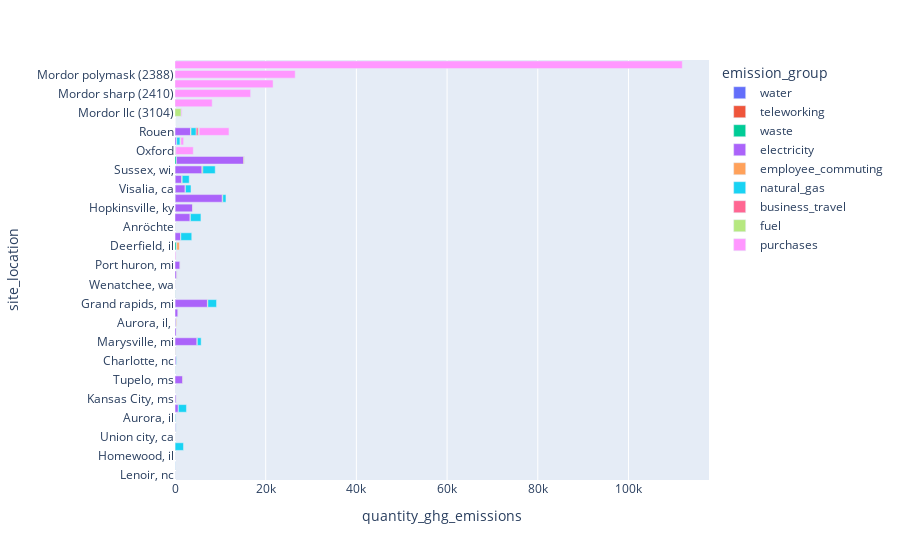

Notebook source saved alongside this figure:
### Code cell
by_geography = (df.groupby(['site_location', 'emission_group'])['quantity_ghg_emissions'].sum() / 1000).to_frame().reset_index().sort_values(by='quantity_ghg_emissions')

fig = px.bar(by_geography,
             y='site_location', 
             x='quantity_ghg_emissions', 
             color='emission_group',
             orientation='h'
             #text=by_geography['quantity_ghg_emissions'], 
                       #text_template="%{text:,.0f}"
                      )
#fig.update_data(texttemplate = f"{text}")
fig.show()

### Figure 1 — Plotly figure (JSON) as saved in the notebook; plotly's stock layout.template omitted (floating-point values rounded to 4 significant figures)
{"data": [{"alignmentgroup": "True", "hovertemplate": "emission_group=water<br>quantity_ghg_emissions=%{x}<br>site_location=%{y}<extra></extra>", "legendgroup": "water", "marker": {"color": "#636efa"}, "name": "water", "offsetgroup": "water", "orientation": "h", "showlegend": true, "textposition": "auto", "type": "bar", "x": [0.0001734, 0.0001734, 0.0006937, 0.001214, 0.002149, 0.002255, 0.002601, 0.002948, 0.002948, 0.003224, 0.005203, 0.006448, 0.007631, 0.007804, 0.009192, 0.01182, 0.01405, 0.01955, 0.02133, 0.02902, 0.03421, 0.05696, 0.07331, 0.07846, 0.08359, 0.1002, 0.1191, 0.132, 0.1539, 0.1833, 0.1833, 0.1979, 0.3128, 0.4819, 1.196, 2.531, 5.921], "xaxis": "x", "y": ["Lenoir, nc", "Atlanta, ga", "Homewood, il", "Malibu, ca", "Union city, ca", "Elkhorn, wi", "Aurora, il", "Kennewick", "Kansas City, ms", "Sutton, ma", "Tupelo, ms", "Summer, wa", "Charlotte, nc", "Dallas, tx", "Marysville, mi", "Orlando, fl", "Aurora, il, ", "Corsicana, tx", "Grand rapids, mi", "Richmond, va", "Wenatchee, wa", "Pomona, ca", "Port huron, mi", "Troyes", "Deerfield, il", "Conover, nc", "Anröchte", "Calgary", "Hopkinsville, ky", "Wurtland, ky", "Visalia, ca", "Queensbury, ny", "Sussex, wi,", "Plymouth, in,", "Oxford", "Basel", "Rouen"], "yaxis": "y"}, {"alignmentgroup": "True", "hovertemplate": "emission_group=teleworking<br>quantity_ghg_emissions=%{x}<br>site_location=%{y}<extra></extra>", "legendgroup": "teleworking", "marker": {"color": "#EF553B"}, "name": "teleworking", "offsetgroup": "teleworking", "orientation": "h", "showlegend": true, "textposition": "auto", "type": "bar", "x": [0.0111, 0.01258, 0.01584, 0.03613, 0.03925, 0.04157, 0.05777, 0.05979, 0.08417, 0.09134, 0.09159, 0.1133, 0.1232, 0.1559, 0.1767, 0.1819, 0.1929, 0.3306, 0.3396, 0.4199, 0.4778, 0.4886, 0.5156, 0.5434, 0.5942, 0.6313, 0.6402, 0.6791, 0.7921, 0.8418, 1.054, 1.254, 1.506, 1.791, 3.236, 4.789, 5.009], "xaxis": "x", "y": ["Atlanta, ga", "Lenoir, nc", "Union city, ca", "Sutton, ma", "Summer, wa", "Homewood, il", "Troyes", "Port huron, mi", "Anröchte", "Corsicana, tx", "Wenatchee, wa", "Malibu, ca", "Orlando, fl", "Aurora, il", "Kennewick", "Elkhorn, wi", "Kansas City, ms", "Tupelo, ms", "Richmond, va", "Pomona, ca", "Charlotte, nc", "Dallas, tx", "Conover, nc", "Oxford", "Visalia, ca", "Basel", "Queensbury, ny", "Calgary", "Marysville, mi", "Aurora, il, ", "Hopkinsville, ky", "Wurtland, ky", "Grand rapids, mi", "Sussex, wi,", "Plymouth, in,", "Rouen", "Deerfield, il"], "yaxis": "y"}, {"alignmentgroup": "True", "hovertemplate": "emission_group=waste<br>quantity_ghg_emissions=%{x}<br>site_location=%{y}<extra></extra>", "legendgroup": "waste", "marker": {"color": "#00cc96"}, "name": "waste", "offsetgroup": "waste", "orientation": "h", "showlegend": true, "textposition": "auto", "type": "bar", "x": [0.01594, 0.01878, 0.05423, 0.7961, 0.8221, 1.46, 1.46, 2.19, 2.918, 3.246, 3.285, 4.281, 4.319, 4.48, 5.192, 5.839, 6.918, 7.059, 8.541, 9.488, 10.95, 11.9, 11.95, 12.35, 12.35, 16.67, 21.79, 26.02, 36.53, 46.15, 55.01, 55.01, 58.96, 58.96, 340.9, 352.0], "xaxis": "x", "y": ["Summer, wa", "Troyes", "Anröchte", "Basel", "Rouen", "Union city, ca", "Homewood, il", "Sutton, ma", "Pomona, ca", "Port huron, mi", "Calgary", "Oxford", "Atlanta, ga", "Wenatchee, wa", "Richmond, va", "Corsicana, tx", "Lenoir, nc", "Tupelo, ms", "Marysville, mi", "Elkhorn, wi", "Aurora, il", "Orlando, fl", "Malibu, ca", "Kennewick", "Kansas City, ms", "Conover, nc", "Sussex, wi,", "Grand rapids, mi", "Dallas, tx", "Hopkinsville, ky", "Wurtland, ky", "Visalia, ca", "Aurora, il, ", "Queensbury, ny", "Plymouth, in,", "Deerfield, il"], "yaxis": "y"}, {"alignmentgroup": "True", "hovertemplate": "emission_group=electricity<br>quantity_ghg_emissions=%{x}<br>site_location=%{y}<extra></extra>", "legendgroup": "electricity", "marker": {"color": "#ab63fa"}, "name": "electricity", "offsetgroup": "electricity", "orientation": "h", "showlegend": true, "textposition": "auto", "type": "bar", "x": [0.4186, 1.813, 1.919, 6.147, 6.433, 6.894, 11.02, 12.26, 16.83, 17.7, 37.23, 37.57, 53.84, 66.63, 100.7, 102.2, 163.6, 191.0, 236.6, 255.4, 311.3, 343.9, 402.5, 663.9, 720.1, 1114.0, 1217.0, 1434.0, 1702.0, 2176.0, 3322.0, 3402.0, 3847.0, 4834.0, 5917.0, 7125.0, 10370.0, 14790.0], "xaxis": "x", "y": ["Richmond, va", "Troyes", "Plymouth, in, ", "Lenoir, nc", "Summer, wa", "Union city, ca", "Malibu, ca", "Homewood, il", "Sutton, ma", "Atlanta, ga", "Oxford", "Dallas, tx", "Deerfield, il", "Anröchte", "Aurora, il", "Wenatchee, wa", "Aurora, il, ", "Elkhorn, wi", "Charlotte, nc", "Kansas City, ms", "Orlando, fl", "Basel", "Pomona, ca", "Corsicana, tx", "Kennewick", "Port huron, mi", "Conover, nc", "Queensbury, ny", "Tupelo, ms", "Visalia, ca", "Calgary", "Rouen", "Hopkinsville, ky", "Marysville, mi", "Sussex, wi,", "Grand rapids, mi", "Wurtland, ky", "Plymouth, in,"], "yaxis": "y"}, {"alignmentgroup": "True", "hovertemplate": "emission_group=employee_commuting<br>quantity_ghg_emissions=%{x}<br>site_location=%{y}<extra></extra>", "legendgroup": "employee_commuting", "marker": {"color": "#FFA15A"}, "name": "employee_commuting", "offsetgroup": "employee_commuting", "orientation": "h", "showlegend": true, "textposition": "auto", "type": "bar", "x": [1.315, 1.668, 3.033, 3.433, 3.512, 3.747, 4.774, 5.052, 6.064, 6.361, 7.259, 11.02, 11.49, 11.79, 18.72, 21.77, 24.67, 26.19, 30.07, 31.81, 40.05, 41.85, 46.53, 47.59, 51.21, 76.83, 80.11, 88.53, 91.53, 101.2, 105.6, 114.8, 117.6, 120.8, 181.8, 195.5, 524.6], "xaxis": "x", "y": ["Lenoir, nc", "Atlanta, ga", "Union city, ca", "Troyes", "Anröchte", "Sutton, ma", "Port huron, mi", "Summer, wa", "Homewood, il", "Malibu, ca", "Corsicana, tx", "Orlando, fl", "Elkhorn, wi", "Wenatchee, wa", "Kansas City, ms", "Aurora, il", "Kennewick", "Basel", "Oxford", "Hopkinsville, ky", "Richmond, va", "Tupelo, ms", "Charlotte, nc", "Dallas, tx", "Conover, nc", "Pomona, ca", "Calgary", "Visalia, ca", "Marysville, mi", "Queensbury, ny", "Grand rapids, mi", "Wurtland, ky", "Aurora, il, ", "Rouen", "Plymouth, in,", "Sussex, wi,", "Deerfield, il"], "yaxis": "y"}, {"alignmentgroup": "True", "hovertemplate": "emission_group=natural_gas<br>quantity_ghg_emissions=%{x}<br>site_location=%{y}<extra></extra>", "legendgroup": "natural_gas", "marker": {"color": "#19d3f3"}, "name": "natural_gas", "offsetgroup": "natural_gas", "orientation": "h", "showlegend": true, "textposition": "auto", "type": "bar", "x": [1.325, 7.868, 13.39, 17.39, 22.16, 31.13, 39.31, 58.12, 89.66, 110.9, 695.9, 779.0, 832.4, 1143.0, 1203.0, 1536.0, 1767.0, 1839.0, 1901.0, 2314.0, 2406.0, 2732.0], "xaxis": "x", "y": ["Homewood, il", "Pomona, ca", "Summer, wa", "Atlanta, ga", "Richmond, va", "Elkhorn, wi", "Plymouth, in,", "Oxford", "Aurora, il", "Charlotte, nc", "Wurtland, ky", "Basel", "Marysville, mi", "Rouen", "Visalia, ca", "Queensbury, ny", "Kennewick", "Malibu, ca", "Grand rapids, mi", "Calgary", "Conover, nc", "Sussex, wi,"], "yaxis": "y"}, {"alignmentgroup": "True", "hovertemplate": "emission_group=business_travel<br>quantity_ghg_emissions=%{x}<br>site_location=%{y}<extra></extra>", "legendgroup": "business_travel", "marker": {"color": "#FF6692"}, "name": "business_travel", "offsetgroup": "business_travel", "orientation": "h", "showlegend": true, "textposition": "auto", "type": "bar", "x": [31.34, 64.61, 453.5], "xaxis": "x", "y": ["Basel", "Oxford", "Rouen"], "yaxis": "y"}, {"alignmentgroup": "True", "hovertemplate": "emission_group=fuel<br>quantity_ghg_emissions=%{x}<br>site_location=%{y}<extra></extra>", "legendgroup": "fuel", "marker": {"color": "#B6E880"}, "name": "fuel", "offsetgroup": "fuel", "orientation": "h", "showlegend": true, "textposition": "auto", "type": "bar", "x": [106.7, 200.7, 1370.0], "xaxis": "x", "y": ["Basel", "Rouen", "Mordor llc (3104)"], "yaxis": "y"}, {"alignmentgroup": "True", "hovertemplate": "emission_group=purchases<br>quantity_ghg_emissions=%{x}<br>site_location=%{y}<extra></extra>", "legendgroup": "purchases", "marker": {"color": "#FF97FF"}, "name": "purchases", "offsetgroup": "purchases", "orientation": "h", "showlegend": true, "textposition": "auto", "type": "bar", "x": [171.9, 184.2, 609.0, 3833.0, 6570.0, 8199.0, 16680.0, 21630.0, 26500.0, 111900.0], "xaxis": "x", "y": ["Troyes", "Mordor llc (3104)", "Basel", "Oxford", "Rouen", "Mordor films (2390)", "Mordor sharp (2410)", "Mordor intellipack (2370)", "Mordor polymask (2388)", "Mordor innovative (2305)"], "yaxis": "y"}], "layout": {"autosize": true, "barmode": "relative", "legend": {"title": {"text": "emission_group"}, "tracegroupgap": 0}, "margin": {"t": 60}, "xaxis": {"anchor": "y", "autorange": true, "domain": [0, 1], "range": [0, 117800.0], "title": {"text": "quantity_ghg_emissions"}, "type": "linear"}, "yaxis": {"anchor": "x", "autorange": true, "domain": [0, 1], "range": [-0.5, 43.5], "title": {"text": "site_location"}, "type": "category"}}}
